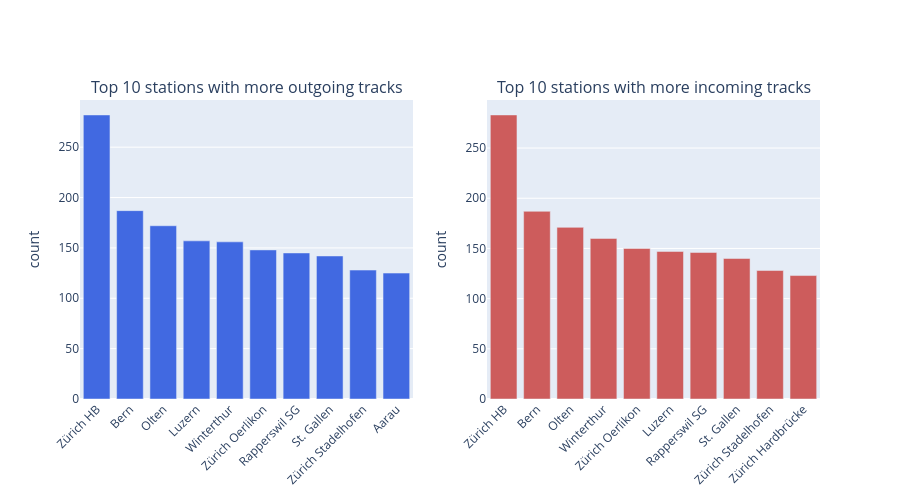

Here is the notebook cell this chart was saved with:
### Code cell
import pandas as pd
import plotly.graph_objects as go
from plotly.subplots import make_subplots

# --- DATA PREPARATION ---
# Function to get the top 10 and obtain the station name of each one of them
def get_top_10_with_names(df_conn, column_name, df_n):
    top_10 = df_conn[column_name].value_counts().head(10).reset_index()
    top_10.columns = ['BPUIC', 'COUNT']
    
    top_10 = top_10.merge(df_n[['BPUIC', 'STATION_NAME']], on='BPUIC', how='left')
    
    return top_10

data_bpuic1 = get_top_10_with_names(df_edges, 'BPUIC1', df_nodes)
data_bpuic2 = get_top_10_with_names(df_edges, 'BPUIC2', df_nodes)


# --- VISUALIZATION CREATION ---
fig = make_subplots(
    rows=1, cols=2, 
    subplot_titles=("Top 10 stations with more outgoing tracks", "Top 10 stations with more incoming tracks")
)

fig.add_trace(
    go.Bar(
        x=data_bpuic1['STATION_NAME'], 
        y=data_bpuic1['COUNT'], 
        name='BPUIC1',
        marker_color='royalblue'
    ),
    row=1, col=1
)

fig.add_trace(
    go.Bar(
        x=data_bpuic2['STATION_NAME'], 
        y=data_bpuic2['COUNT'], 
        name='BPUIC2',
        marker_color='indianred'
    ),
    row=1, col=2
)

# Ajustamos el diseño
fig.update_layout(
    showlegend=False,
    height=500
)

# Rotamos ligeramente los nombres del eje X para que se lean bien si son muy largos
fig.update_xaxes(tickangle=-45)
fig.update_yaxes(title_text="count", row=1, col=1)
fig.update_yaxes(title_text="count", row=1, col=2)

fig.show()

### Figure 1 — Plotly figure (JSON) as saved in the notebook; plotly's stock layout.template omitted (floating-point values rounded to 4 significant figures)
{"data": [{"marker": {"color": "royalblue"}, "name": "BPUIC1", "type": "bar", "x": ["Zürich HB", "Bern", "Olten", "Luzern", "Winterthur", "Zürich Oerlikon", "Rapperswil SG", "St. Gallen", "Zürich Stadelhofen", "Aarau"], "xaxis": "x", "y": [282, 187, 172, 157, 156, 148, 145, 142, 128, 125], "yaxis": "y"}, {"marker": {"color": "indianred"}, "name": "BPUIC2", "type": "bar", "x": ["Zürich HB", "Bern", "Olten", "Winterthur", "Zürich Oerlikon", "Luzern", "Rapperswil SG", "St. Gallen", "Zürich Stadelhofen", "Zürich Hardbrücke"], "xaxis": "x2", "y": [283, 187, 171, 160, 150, 147, 146, 140, 128, 123], "yaxis": "y2"}], "layout": {"annotations": [{"font": {"size": 16}, "showarrow": false, "text": "Top 10 stations with more outgoing tracks", "x": 0.225, "xanchor": "center", "xref": "paper", "y": 1, "yanchor": "bottom", "yref": "paper"}, {"font": {"size": 16}, "showarrow": false, "text": "Top 10 stations with more incoming tracks", "x": 0.775, "xanchor": "center", "xref": "paper", "y": 1, "yanchor": "bottom", "yref": "paper"}], "height": 500, "showlegend": false, "xaxis": {"anchor": "y", "domain": [0, 0.45], "tickangle": -45}, "xaxis2": {"anchor": "y2", "domain": [0.55, 1], "tickangle": -45}, "yaxis": {"anchor": "x", "domain": [0, 1], "title": {"text": "count"}}, "yaxis2": {"anchor": "x2", "domain": [0, 1], "title": {"text": "count"}}}}
